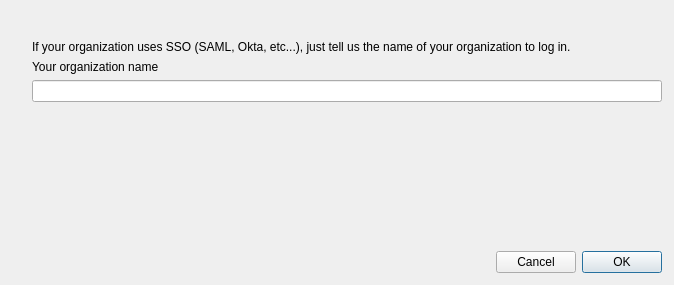
<?xml version="1.0" encoding="UTF-8"?>
<ui version="4.0">
 <class>Dialog</class>
 <widget class="QDialog" name="Dialog">
  <property name="geometry">
   <rect>
    <x>0</x>
    <y>0</y>
    <width>674</width>
    <height>285</height>
   </rect>
  </property>
  <property name="windowTitle">
   <string>Authorize CARTO</string>
  </property>
  <layout class="QVBoxLayout" name="verticalLayout">
   <property name="leftMargin">
    <number>0</number>
   </property>
   <property name="topMargin">
    <number>0</number>
   </property>
   <property name="rightMargin">
    <number>0</number>
   </property>
   <property name="bottomMargin">
    <number>0</number>
   </property>
   <item>
    <widget class="QLabel" name="labelLogo">
     <property name="text">
      <string/>
     </property>
    </widget>
   </item>
   <item>
    <spacer name="verticalSpacer">
     <property name="orientation">
      <enum>Qt::Vertical</enum>
     </property>
     <property name="sizeType">
      <enum>QSizePolicy::Fixed</enum>
     </property>
     <property name="sizeHint" stdset="0">
      <size>
       <width>20</width>
       <height>20</height>
      </size>
     </property>
    </spacer>
   </item>
   <item>
    <layout class="QGridLayout" name="gridLayout">
     <item row="2" column="0">
      <spacer name="horizontalSpacer_3">
       <property name="orientation">
        <enum>Qt::Horizontal</enum>
       </property>
       <property name="sizeType">
        <enum>QSizePolicy::Fixed</enum>
       </property>
       <property name="sizeHint" stdset="0">
        <size>
         <width>32</width>
         <height>20</height>
        </size>
       </property>
      </spacer>
     </item>
     <item row="2" column="1">
      <widget class="QLineEdit" name="txtOrg"/>
     </item>
     <item row="0" column="1">
      <widget class="QLabel" name="label_login">
       <property name="text">
        <string>If your organization uses SSO (SAML, Okta, etc...), just tell us the name of your organization to log in.</string>
       </property>
       <property name="alignment">
        <set>Qt::AlignLeading|Qt::AlignLeft|Qt::AlignVCenter</set>
       </property>
       <property name="wordWrap">
        <bool>true</bool>
       </property>
       <property name="margin">
        <number>0</number>
       </property>
      </widget>
     </item>
     <item row="1" column="1">
      <widget class="QLabel" name="label">
       <property name="text">
        <string>&lt;html&gt;&lt;head/&gt;&lt;body&gt;&lt;p&gt;&lt;span style=&quot; font-size:9pt;&quot;&gt;Your organization name&lt;/span&gt;&lt;/p&gt;&lt;/body&gt;&lt;/html&gt;</string>
       </property>
       <property name="textFormat">
        <enum>Qt::RichText</enum>
       </property>
       <property name="margin">
        <number>0</number>
       </property>
      </widget>
     </item>
     <item row="2" column="2">
      <spacer name="horizontalSpacer_2">
       <property name="orientation">
        <enum>Qt::Horizontal</enum>
       </property>
       <property name="sizeType">
        <enum>QSizePolicy::Fixed</enum>
       </property>
       <property name="sizeHint" stdset="0">
        <size>
         <width>12</width>
         <height>20</height>
        </size>
       </property>
      </spacer>
     </item>
    </layout>
   </item>
   <item>
    <spacer name="verticalSpacer_2">
     <property name="orientation">
      <enum>Qt::Vertical</enum>
     </property>
     <property name="sizeType">
      <enum>QSizePolicy::MinimumExpanding</enum>
     </property>
     <property name="sizeHint" stdset="0">
      <size>
       <width>20</width>
       <height>65</height>
      </size>
     </property>
    </spacer>
   </item>
   <item>
    <layout class="QHBoxLayout" name="horizontalLayout" stretch="0,0,0">
     <property name="rightMargin">
      <number>12</number>
     </property>
     <property name="bottomMargin">
      <number>12</number>
     </property>
     <item>
      <spacer name="horizontalSpacer">
       <property name="orientation">
        <enum>Qt::Horizontal</enum>
       </property>
       <property name="sizeHint" stdset="0">
        <size>
         <width>40</width>
         <height>20</height>
        </size>
       </property>
      </spacer>
     </item>
     <item>
      <widget class="QPushButton" name="btnCancel">
       <property name="text">
        <string>Cancel</string>
       </property>
      </widget>
     </item>
     <item>
      <widget class="QPushButton" name="btnOk">
       <property name="text">
        <string>OK</string>
       </property>
       <property name="default">
        <bool>true</bool>
       </property>
      </widget>
     </item>
    </layout>
   </item>
  </layout>
 </widget>
 <resources/>
 <connections/>
</ui>
